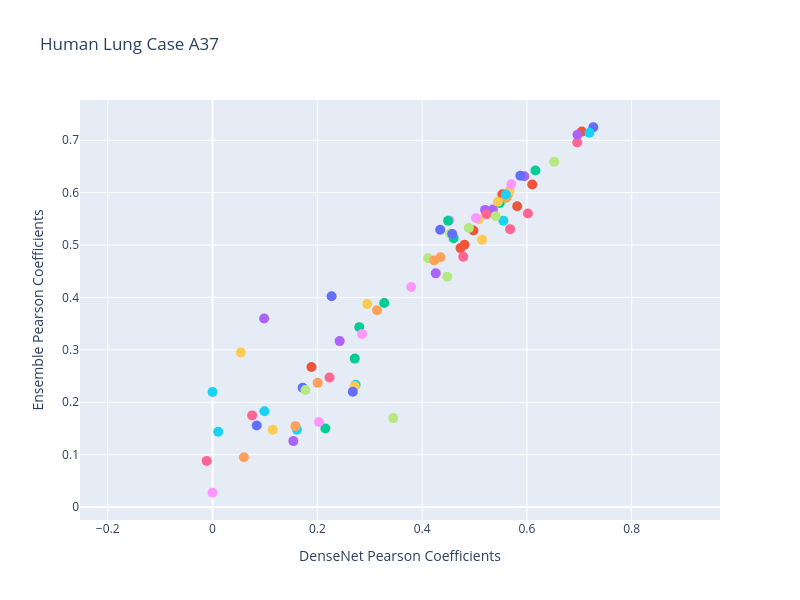
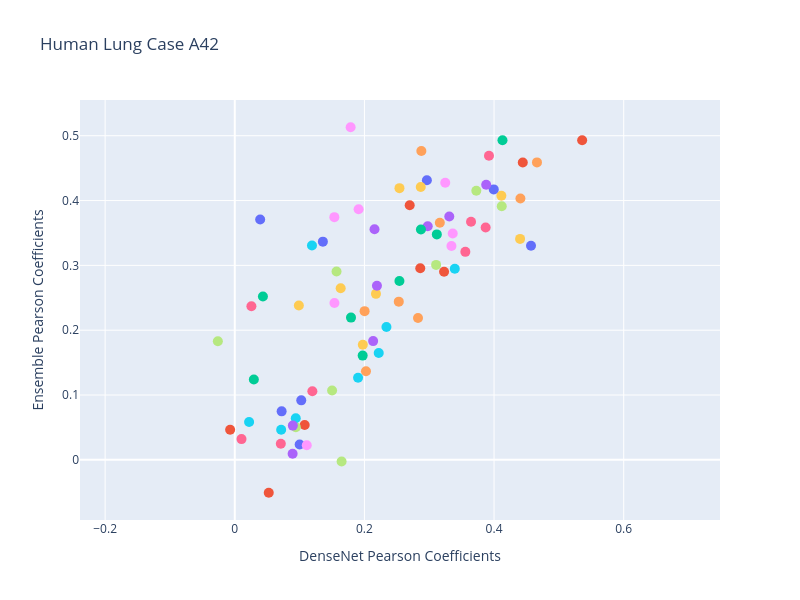
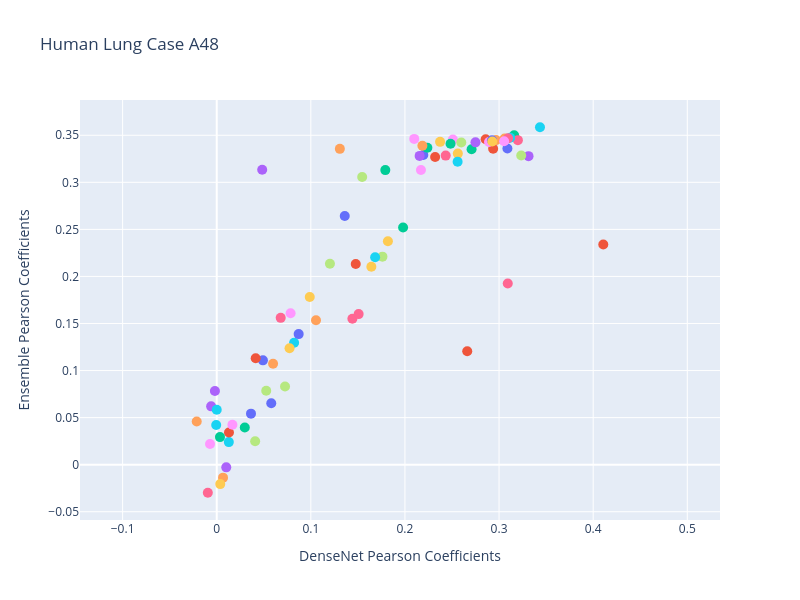
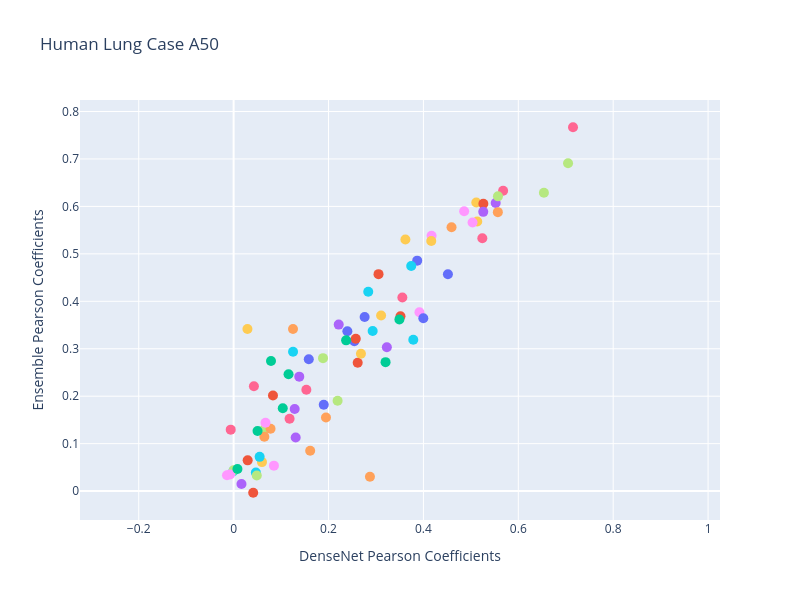

Here is the notebook cell these charts were saved with, in order:
### Code cell
import numpy as np
import matplotlib.pyplot as plt
import pandas as pd
import seaborn as sns

cell_names = [cell[23:] for cell in list(pd.read_csv("/data1/r20user3/shared_project/Hist2Cell/data/human_lung_cell2location/WSA_LngSP8759311/cell_ratio.csv").columns)[1:]]
for case in test_slides:
    with open('/data1/r20user3/shared_project/Hist2Cell/code/training/pearson_log/humanlung_epoch100_lr1e-4_2hop_ensemble_onlycell_'+case+'_cell_pearson_list.pkl', 'rb') as f:
        multi_cell_pearson_list = pickle.load(f)
    ensemble_list = multi_cell_pearson_list
    with open('/data1/r20user3/shared_project/Hist2Cell/code/training/pearson_log/humanlung_epoch2000_lr1e-4_GCN_onlycell_'+case+'_cell_pearson_list.pkl', 'rb') as f:
        multi_cell_pearson_list = pickle.load(f)
    gcn_list = multi_cell_pearson_list
    with open('/data1/r20user3/shared_project/Hist2Cell/code/training/pearson_log/humanlung_epoch2000_lr1e-4_GCN_onlycell_'+case+'_cell_pearson_list.pkl', 'rb') as f:
        multi_cell_pearson_list = pickle.load(f)
    trans_list = multi_cell_pearson_list
    with open('/data1/r20user3/shared_project/Hist2Cell/code/training/pearson_log/humanlung_epoch100_lr1e-4_densenet_onlycell_'+case+'_cell_pearson_list.pkl', 'rb') as f:
        multi_cell_pearson_list = pickle.load(f)
    densenet_list = multi_cell_pearson_list
    
    layout = go.Layout(
        title="Human Lung Case "+case,  # Add figure title
        width=800,
        height=600,
        showlegend=False,  # Remove legend
        xaxis=dict(
            title="DenseNet Pearson Coefficients",  # Add x-axis title
            scaleanchor='y',  # Ensure x-axis and y-axis have the same scale
            scaleratio=1,  # Set the scale ratio to 1
        ),
        yaxis=dict(
            title="Ensemble Pearson Coefficients"  # Add y-axis title
        ),
    )

    fig = go.Figure(layout=layout)

    for x_value, y_value, label in zip(densenet_list, ensemble_list, cell_names):
        fig.add_trace(go.Scatter(x=[x_value], y=[y_value], mode='markers', marker=dict(size=10), text=[label], name=label, hovertemplate="%{text}<extra></extra>"))

    # 配置鼠标悬停信息
    fig.update_traces(hoverinfo='name')

    # 显示图像
    fig.show()
